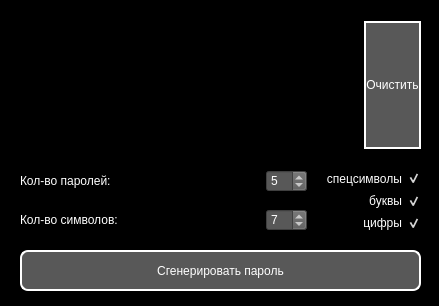
<?xml version="1.0" encoding="UTF-8"?>
<ui version="4.0">
 <class>MainWindow</class>
 <widget class="QMainWindow" name="MainWindow">
  <property name="geometry">
   <rect>
    <x>0</x>
    <y>0</y>
    <width>439</width>
    <height>306</height>
   </rect>
  </property>
  <property name="minimumSize">
   <size>
    <width>439</width>
    <height>306</height>
   </size>
  </property>
  <property name="maximumSize">
   <size>
    <width>439</width>
    <height>306</height>
   </size>
  </property>
  <property name="windowTitle">
   <string>Генератор паролей</string>
  </property>
  <property name="styleSheet">
   <string notr="true">background-color: rgb(0, 0, 0);</string>
  </property>
  <widget class="QWidget" name="centralwidget">
   <widget class="QPushButton" name="btnGenerate">
    <property name="geometry">
     <rect>
      <x>20</x>
      <y>250</y>
      <width>401</width>
      <height>41</height>
     </rect>
    </property>
    <property name="styleSheet">
     <string notr="true">background-color: rgb(88, 88, 88);
color: rgb(255, 255, 255);
border: 2px solid white;
border-radius: 8px;
font: 75 14pt &quot;MS Shell Dlg 2&quot;;
</string>
    </property>
    <property name="text">
     <string>Сгенерировать пароль</string>
    </property>
   </widget>
   <widget class="QWidget" name="gridLayoutWidget">
    <property name="geometry">
     <rect>
      <x>20</x>
      <y>20</y>
      <width>401</width>
      <height>131</height>
     </rect>
    </property>
    <property name="minimumSize">
     <size>
      <width>0</width>
      <height>128</height>
     </size>
    </property>
    <layout class="QGridLayout" name="gridLayout">
     <item row="0" column="1">
      <widget class="QPushButton" name="btnReset">
       <property name="minimumSize">
        <size>
         <width>0</width>
         <height>128</height>
        </size>
       </property>
       <property name="styleSheet">
        <string notr="true">background-color: rgb(88, 88, 88);
color: rgb(255, 255, 255);
border: 2px solid white;

font: 75 12pt &quot;MS Shell Dlg 2&quot;;</string>
       </property>
       <property name="text">
        <string>Очистить</string>
       </property>
      </widget>
     </item>
     <item row="0" column="0">
      <widget class="QTextEdit" name="textEdit">
       <property name="styleSheet">
        <string notr="true">color: rgb(255, 255, 255);
font: 12pt &quot;MS Shell Dlg 2&quot;;</string>
       </property>
       <property name="html">
        <string>&lt;!DOCTYPE HTML PUBLIC &quot;-//W3C//DTD HTML 4.0//EN&quot; &quot;http://www.w3.org/TR/REC-html40/strict.dtd&quot;&gt;
&lt;html&gt;&lt;head&gt;&lt;meta name=&quot;qrichtext&quot; content=&quot;1&quot; /&gt;&lt;style type=&quot;text/css&quot;&gt;
p, li { white-space: pre-wrap; }
&lt;/style&gt;&lt;/head&gt;&lt;body style=&quot; font-family:'MS Shell Dlg 2'; font-size:12pt; font-weight:400; font-style:normal;&quot;&gt;
&lt;p style=&quot;-qt-paragraph-type:empty; margin-top:0px; margin-bottom:0px; margin-left:0px; margin-right:0px; -qt-block-indent:0; text-indent:0px;&quot;&gt;&lt;br /&gt;&lt;/p&gt;&lt;/body&gt;&lt;/html&gt;</string>
       </property>
      </widget>
     </item>
    </layout>
   </widget>
   <widget class="QWidget" name="horizontalLayoutWidget">
    <property name="geometry">
     <rect>
      <x>20</x>
      <y>170</y>
      <width>401</width>
      <height>61</height>
     </rect>
    </property>
    <layout class="QHBoxLayout" name="horizontalLayout">
     <item>
      <layout class="QFormLayout" name="formLayout">
       <item row="0" column="0">
        <widget class="QLabel" name="label1">
         <property name="minimumSize">
          <size>
           <width>240</width>
           <height>0</height>
          </size>
         </property>
         <property name="styleSheet">
          <string notr="true">color: rgb(255, 255, 255);
font: 12pt &quot;MS Shell Dlg 2&quot;;</string>
         </property>
         <property name="text">
          <string>Кол-во паролей:</string>
         </property>
        </widget>
       </item>
       <item row="0" column="1">
        <widget class="QSpinBox" name="count_pass">
         <property name="styleSheet">
          <string notr="true">background-color: rgb(88, 88, 88);
font: 10pt &quot;MS Shell Dlg 2&quot;;
color: rgb(255, 255, 255);</string>
         </property>
         <property name="value">
          <number>5</number>
         </property>
        </widget>
       </item>
       <item row="2" column="0">
        <widget class="QLabel" name="label2">
         <property name="minimumSize">
          <size>
           <width>240</width>
           <height>0</height>
          </size>
         </property>
         <property name="styleSheet">
          <string notr="true">color: rgb(255, 255, 255);
font: 12pt &quot;MS Shell Dlg 2&quot;;</string>
         </property>
         <property name="text">
          <string>Кол-во символов:</string>
         </property>
        </widget>
       </item>
       <item row="2" column="1">
        <widget class="QSpinBox" name="count_symbol">
         <property name="styleSheet">
          <string notr="true">background-color: rgb(88, 88, 88);
font: 10pt &quot;MS Shell Dlg 2&quot;;
color: rgb(255, 255, 255);</string>
         </property>
         <property name="value">
          <number>7</number>
         </property>
        </widget>
       </item>
       <item row="1" column="0">
        <spacer name="verticalSpacer">
         <property name="orientation">
          <enum>Qt::Vertical</enum>
         </property>
         <property name="sizeHint" stdset="0">
          <size>
           <width>20</width>
           <height>40</height>
          </size>
         </property>
        </spacer>
       </item>
      </layout>
     </item>
     <item>
      <layout class="QVBoxLayout" name="verticalLayout">
       <item>
        <widget class="QCheckBox" name="specialCharacters">
         <property name="enabled">
          <bool>true</bool>
         </property>
         <property name="tabletTracking">
          <bool>false</bool>
         </property>
         <property name="layoutDirection">
          <enum>Qt::RightToLeft</enum>
         </property>
         <property name="autoFillBackground">
          <bool>false</bool>
         </property>
         <property name="styleSheet">
          <string notr="true">color: rgb(255, 255, 255);
font: 10pt &quot;MS Shell Dlg 2&quot;;</string>
         </property>
         <property name="text">
          <string>спецсимволы</string>
         </property>
         <property name="checked">
          <bool>true</bool>
         </property>
        </widget>
       </item>
       <item>
        <widget class="QCheckBox" name="letters">
         <property name="layoutDirection">
          <enum>Qt::RightToLeft</enum>
         </property>
         <property name="styleSheet">
          <string notr="true">color: rgb(255, 255, 255);
font: 10pt &quot;MS Shell Dlg 2&quot;;</string>
         </property>
         <property name="text">
          <string>буквы</string>
         </property>
         <property name="checked">
          <bool>true</bool>
         </property>
        </widget>
       </item>
       <item>
        <widget class="QCheckBox" name="numbers">
         <property name="layoutDirection">
          <enum>Qt::RightToLeft</enum>
         </property>
         <property name="styleSheet">
          <string notr="true">color: rgb(255, 255, 255);
font: 10pt &quot;MS Shell Dlg 2&quot;;</string>
         </property>
         <property name="text">
          <string>цифры</string>
         </property>
         <property name="checked">
          <bool>true</bool>
         </property>
        </widget>
       </item>
      </layout>
     </item>
    </layout>
   </widget>
  </widget>
 </widget>
 <resources/>
 <connections/>
</ui>
